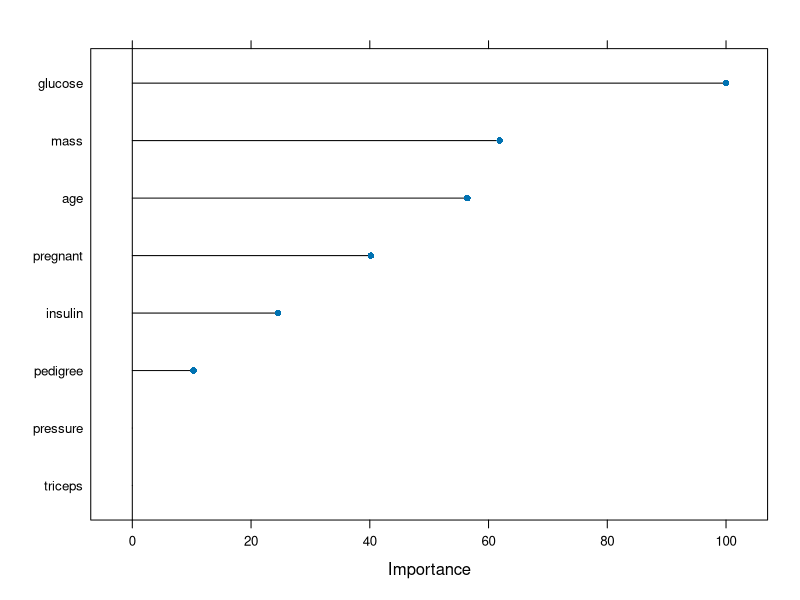
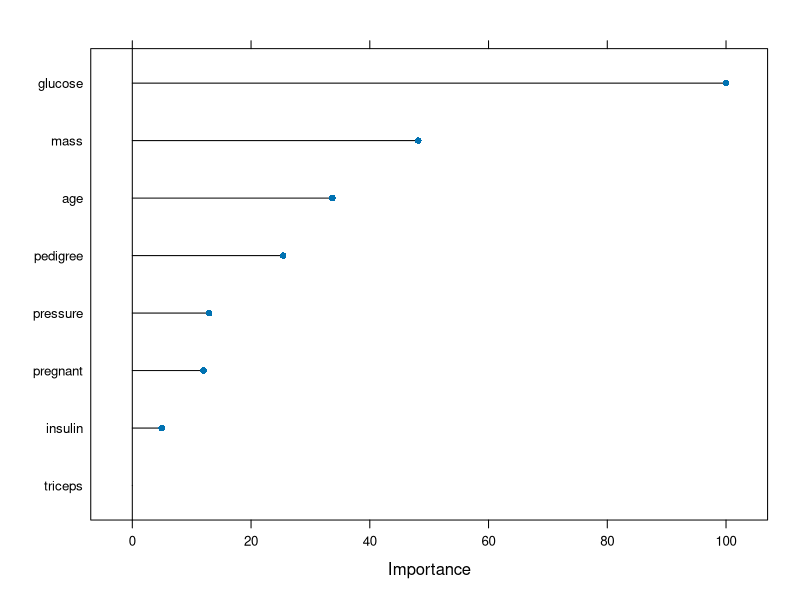
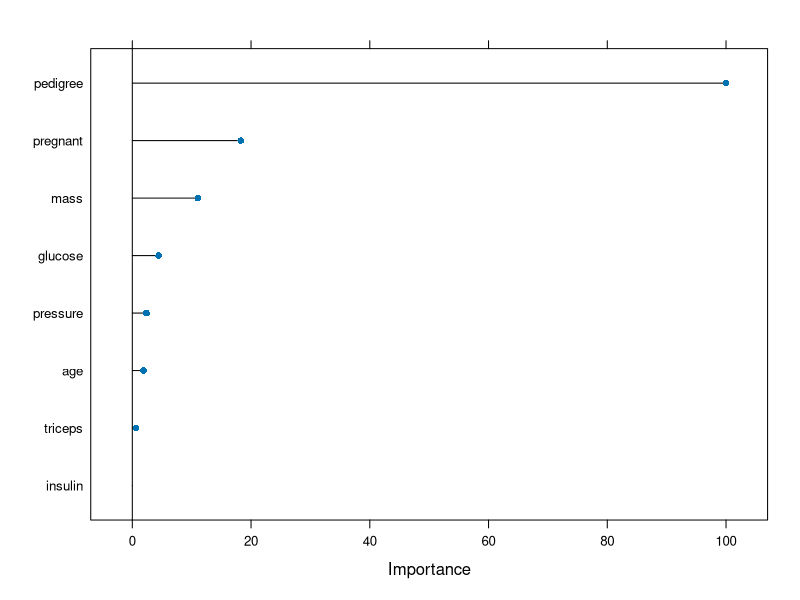
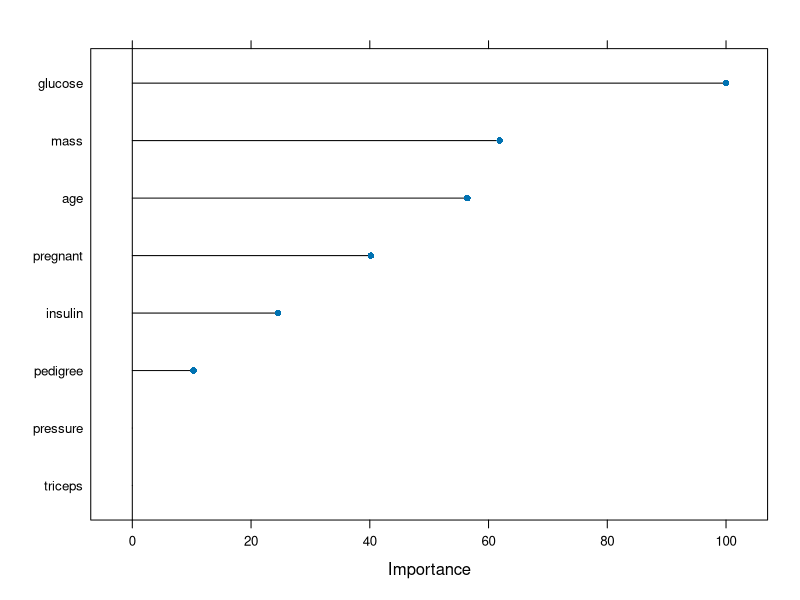
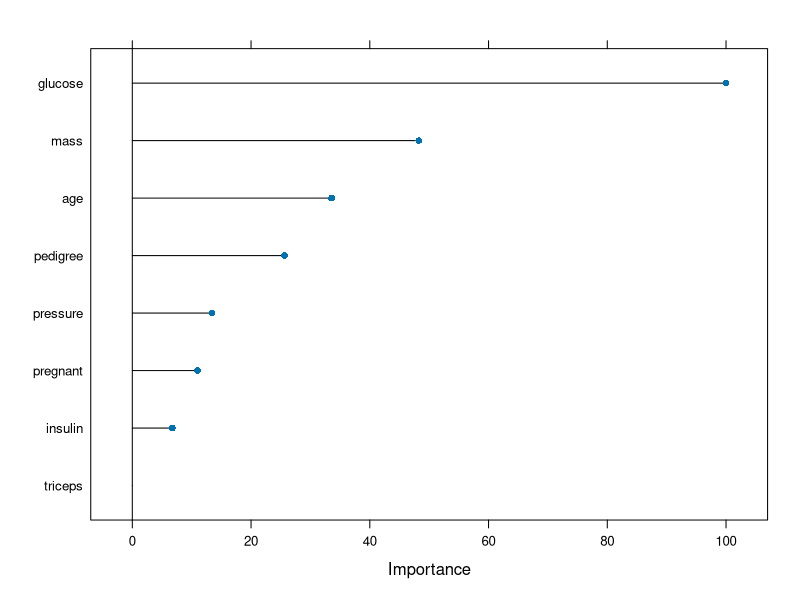

Reproduce these figures in R, in order.
## ---- chunk 1
knitr::opts_chunk$set(message = FALSE, warning = FALSE)
## ---- chunk 2
library(mlbench)
library(tidyverse)
data(PimaIndiansDiabetes)
df <- tibble(PimaIndiansDiabetes)
## ---- chunk 3
library(caret)
library(rpart)

df <- df %>% rename(target=diabetes)
df <- df %>% 
  mutate(target = as.factor(target))

df = drop_na(df)

splitIndex <- createDataPartition(df$target, p=.7, list = FALSE)

df_train <- df[splitIndex,]
df_test <- df[-splitIndex,]

#Tree Model
model1 <- train(target ~ ., data = df_train, method = "rpart2", maxdepth = 3)

pred <- predict(model1, df_test)
cm <- confusionMatrix(data = pred, reference = df_test$target)
cm$overall[1]
#Accuracy = 0.7478261

#Random Forest
model2 <- train(target~., data = df_train, method = "rf", ntree = 1000)

pred <- predict(model2, df_test)
cm <- confusionMatrix(data = pred, reference = df_test$target)
cm$overall[1]
#Accuracy = 0.7913043

#Variable Importance
varImp(model1)
varImp(model2)

plot(varImp(model1))
plot(varImp(model2))
## ---- chunk 4
library(caret)

model3 <- train(target~., data=df_train, 
                method = "glmnet",
                maxdepth=3)
pred <- predict(model3, df_test)
cm <- confusionMatrix(data = pred, reference = df_test$target)
cm$overall[1]
#Accuracy = 0.7956522 

plot(varImp(model3))
## ---- chunk 5
#1
model4 <- train(target~., data=df_train, 
                method = "rpart2",
                maxdepth=3)
pred <- predict(model4, df_test)
cm <- confusionMatrix(data = pred, reference = df_test$target)
cm$overall[1]
#Accuracy = 0.7695652 

plot(varImp(model4))

#2
model5 <- train(target~., data=df_train, 
                method = "rf",
                maxdepth=3)
pred <- predict(model5, df_test)
cm <- confusionMatrix(data = pred, reference = df_test$target)
cm$overall[1]
#Accuracy = 0.7956522 

plot(varImp(model5))
